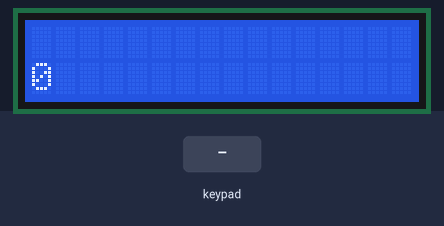
Recording of a sketch running on a simulated Arduino Uno, built with avr-gcc and run on an emulated ATmega328P. Parts: 16×2 character LCD. The inputs (shaded band) are chosen by the test bench.

Above: at 1.7 s.
1.8 s: keypad keys A B C D pressed 0.4 s apart
At 4.3 s:
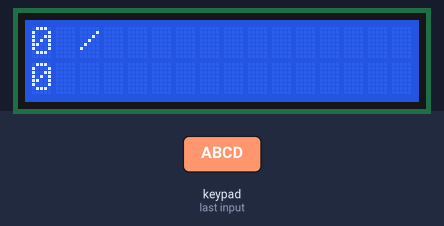
4.9 s: key '1' pressed
At 5.8 s:
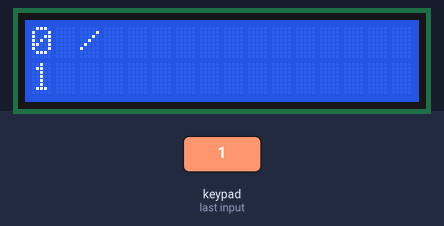
6.4 s: keypad keys A B C D # pressed 0.4 s apart
At 9.4 s:
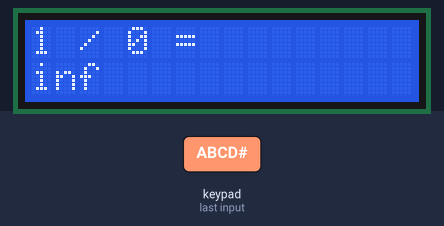
9.9 s: key 'A' pressed
At 10.8 s:
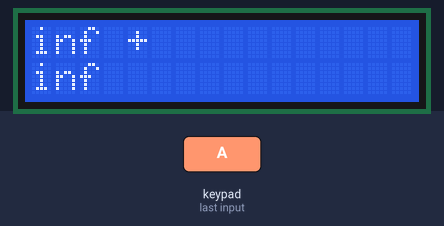
11.4 s: keypad keys A B C D * pressed 0.4 s apart
At 12.8 s:
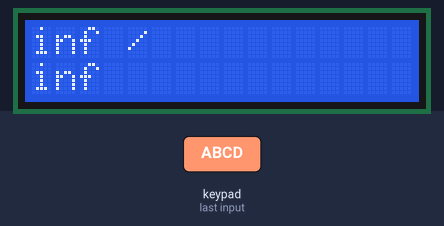
14.9 s: key '#' pressed
At 15.8 s:
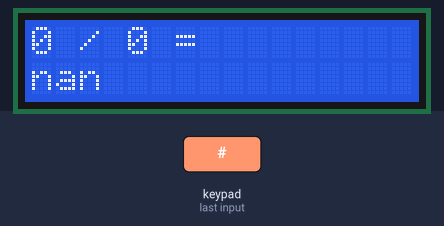
Timing chart, 0 to 17.4 s (numbered marks = the images above; inputs shaded):
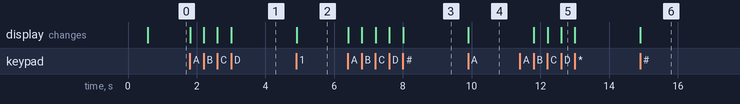

Measured:
- after the input at 1.8 s, the display: first changes at once (image 1 shows a later state)
- after the input at 4.9 s, the display: changes at once (image 2)
- after the input at 6.4 s, the display: first changes at once (image 3 shows a later state)
- after the input at 9.9 s, the display: changes at once (image 4)
- after the input at 11.4 s, the display: first changes after 0.41 s (image 5 shows a later state)
- after the input at 14.9 s, the display: changes at once (image 6)

The sketch:

main.ino
```cpp
#include <LiquidCrystal.h>
#include <Keypad.h>

const byte ROWS = 4;
const byte COLS = 4;

char keys[ROWS][COLS] = {
    {'1', '2', '3', 'A'},
    {'4', '5', '6', 'B'},
    {'7', '8', '9', 'C'},
    {'*', '0', '#', 'D'}};

byte rowPins[ROWS] = {14, 15, 16, 17};
byte colPins[COLS] = {2, 3, 4, 5};

Keypad kpd = Keypad(makeKeymap(keys), rowPins, colPins, ROWS, COLS);

const int rs = 8, en = 9, d4 = 10, d5 = 11, d6 = 12, d7 = 13;
LiquidCrystal lcd(rs, en, d4, d5, d6, d7);

double Num1 = 0;
double Num2 = -1;
double Number = 0;
char key, action;
char numbers[] = "0123456789";
char symbols[] = "ABCD";
boolean result = false;
boolean flag = false;

void setup()
{
    Serial.begin(9600);
    lcd.begin(16, 2);
    lcd.print("Calculator by");
    lcd.setCursor(0, 1);
    lcd.print("CodeRatny");
    delay(500);
    lcd.clear();
    lcd.setCursor(0, 1);
    lcd.print("0");
}

void loop()
{
    key = kpd.getKey();
    if (key != NO_KEY) {
        DetectButtons();
    }
}

void DetectButtons()
{
    if (strchr(numbers, key) != NULL) {
        PrintNumber(key);
    }
    if (strchr(symbols, key) != NULL) {
        PrintSymbol(key);
    }

    if (key == '*') {
        ResetLcd();
        lcd.setCursor(0, 1);
        lcd.print(0);
    }

    if (key == '#') {
        if (Num1 == 0 && Num2 == -1 && action != '-') {
            return;
        }

        if (result == false) {
            Num2 = Number;
        }

        if (Num1 != 0 && Num2 == -1) {
            Num2 = Num1;
        }

        lcd.clear();
        lcd.setCursor(0, 0);

        if ((Num1 - (int)Num1) == 0.0) {
            lcd.print(int(Num1));
        } else {
            lcd.print(Num1);
        }

        lcd.print(" ");
        lcd.print(action);
        lcd.print(" ");

        if ((Num2 - (int)Num2) == 0.0) {
            lcd.print(int(Num2));
        } else {
            lcd.print(Num2);
        }

        lcd.print(" = ");

        if (action == '+') {
            Number = Num1 + Num2;
        } else if (action == '-') {
            Number = Num1 - Num2;
        } else if (action == '*') {
            Number = Num1 * Num2;
        } else if (action == '/') {
            Number = Num1 / Num2;
        }

        lcd.setCursor(0, 1);
        if ((Number - (int)Number) == 0.0) {
            lcd.print(int(Number));
        } else {
            lcd.print(Number);
        }
        Num1 = Number;
        result = true;
        flag = false;
    }
}

void ClearLine(int Line)
{
    lcd.setCursor(0, Line);
    for (int n = 0; n < 16; n++) {
        lcd.print(" ");
    }
}

void PrintNumber(char key)
{
    if (result == true && flag == false) {
        ResetLcd();
    }

    if (Num1 != 0) {
        ClearLine(1);
    }

    lcd.print(" ");
    lcd.setCursor(0, 1);
    Number = (Number * 10) + (key - '0');
    lcd.print(int(Number));

    if (result == true && flag == true) {
        Num2 = Number;
    }
}

void PrintSymbol(char key)
{
    flag = true;
    switch (key)
    {
    case 'A':
        action = '+';
        break;
    case 'B':
        action = '-';
        break;
    case 'C':
        action = '*';
        break;
    case 'D':
        action = '/';
        break;
    }

    char result[] = "   ";
    result[1] = action;

    if (Num1 == 0) {
        Num1 = Number;
        lcd.setCursor(0, 0);

        if ((Num1 - (int)Num1) == 0.0) {
            lcd.print(int(Num1));
        } else {
            lcd.print(Num1);
        }

        lcd.print(result);
    } else {
        ClearLine(0);
        lcd.setCursor(0, 0);
        if ((Num1 - (int)Num1) == 0.0) {
            lcd.print(int(Num1));
        } else {
            lcd.print(Num1);
        }
        lcd.print(result);
    }
    Number = 0;
}

void ResetLcd()
{
    lcd.clear();
    Num1 = 0;
    Num2 = 0;
    Number = 0;
    result = false;
}
```
